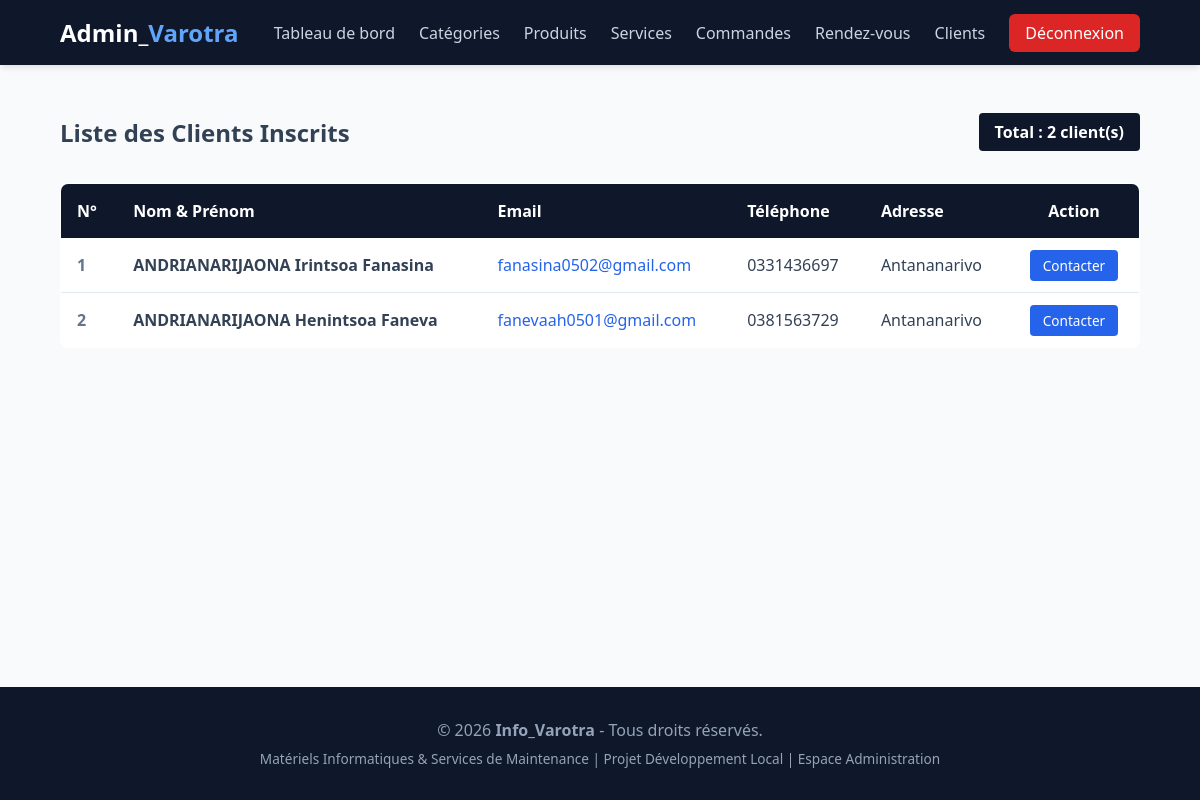
Before: /admin/clients.php (signed in) with the older database file.
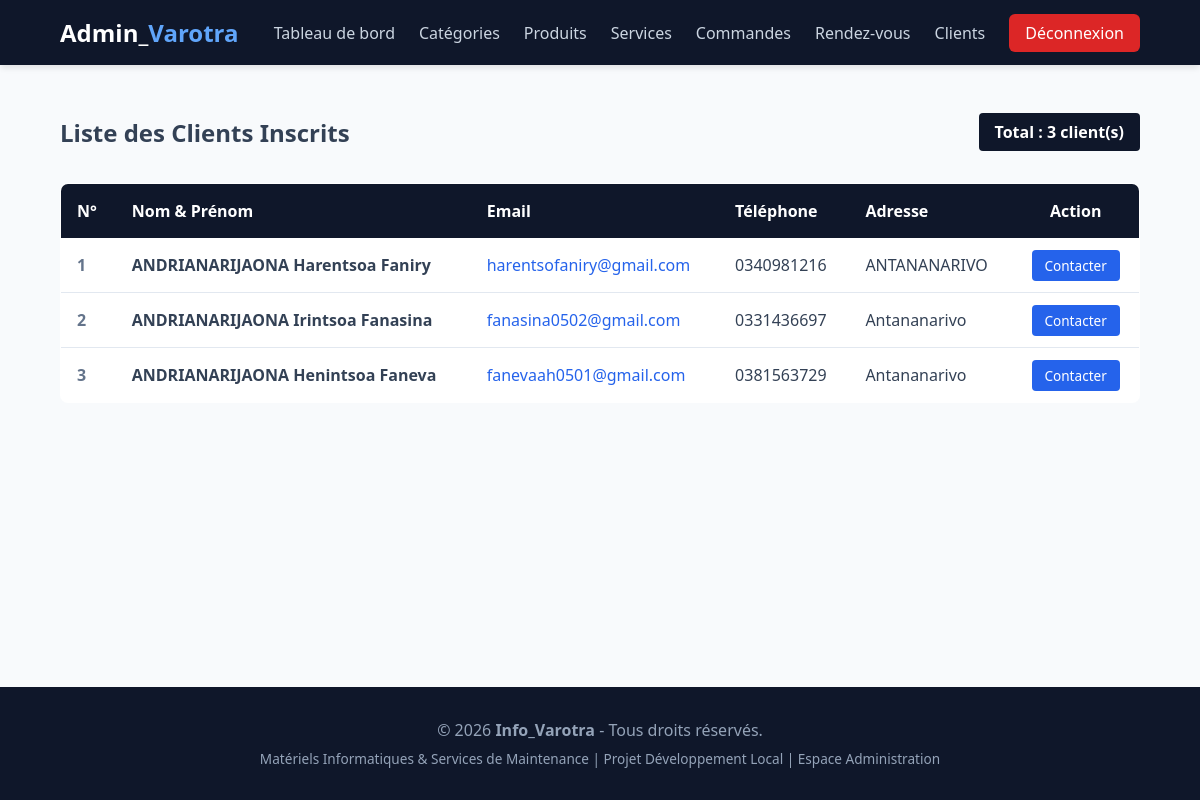
After: the same page with the newer database file.
### tables this page shows
CREATE TABLE `client` (
  `id_client` int NOT NULL,
  `nom` varchar(100) NOT NULL,
  `prenom` varchar(100) NOT NULL,
  `email` varchar(150) NOT NULL,
  `mot_de_passe` varchar(255) NOT NULL,
  `telephone` varchar(20) DEFAULT NULL,
  `adresse` text,
  `date_inscription` datetime DEFAULT CURRENT_TIMESTAMP,
  `actif` tinyint(1) DEFAULT '0',
  `token_verification` varchar(100) DEFAULT NULL
);

### admin/clients.php (the view, shortened to what this page needs)
<?php
require_once '../config/database.php';
$stmt = $pdo->query("SELECT * FROM client ORDER BY id_client DESC");
$clients = $stmt->fetchAll();
require_once __DIR__ . '/includes/header.php';
?>
<!DOCTYPE html>
<html lang="fr">
<head>
    <link rel="stylesheet" href="/Info_Varotra/assets/css/style.css">
</head>
<body>
<main class="container">
    <div style="display: flex; justify-content: space-between; align-items: center; margin-bottom: 2rem;">
        <h2>Liste des Clients Inscrits</h2>
        <span style="background: var(--primary); color: white; padding: 0.5rem 1rem; border-radius: 4px; font-weight: bold;">
            Total : <?= count($clients) ?> client(s)
        </span>
    </div>
    <?php if (empty($clients)): ?>
        <p style="color: #64748b; background: white; padding: 2rem; text-align: center; border-radius: 8px;">Aucun client n'est encore inscrit sur le site.</p>
    <?php else: ?>
        <div style="overflow-x: auto;">
            <table style="width: 100%; border-collapse: collapse; background: white; border-radius: 8px; overflow: hidden; border: 1px solid var(--border-color);">
                <thead>
                    <tr style="background-color: var(--primary); color: white; text-align: left;">
                        <th style="padding: 1rem;">N°</th>
                        <th style="padding: 1rem;">Nom & Prénom</th>
                        <th style="padding: 1rem;">Email</th>
                        <th style="padding: 1rem;">Téléphone</th>
                        <th style="padding: 1rem;">Adresse</th>
                        <th style="padding: 1rem; text-align: center;">Action</th>
                    </tr>
                </thead>
                <tbody>
                    <?php
                    $num = 1;
                    foreach ($clients as $client):
                    ?>
                        <tr style="border-bottom: 1px solid var(--border-color);">
                            <td style="padding: 1rem; font-weight: bold; color: #64748b;"><?= $num++ ?></td>
                            <td style="padding: 1rem; font-weight: bold;">
                                <?= htmlspecialchars($client['nom']) ?> <?= htmlspecialchars($client['prenom']) ?>
                            </td>
                            <td style="padding: 1rem;">
                                <a href="mailto:<?= htmlspecialchars($client['email']) ?>" style="color: #2563eb; text-decoration: none;">
                                    <?= htmlspecialchars($client['email']) ?>
                                </a>
                            </td>
                            <td style="padding: 1rem;"><?= htmlspecialchars($client['telephone']) ?: '<span style="color:#cbd5e1;">Non renseigné</span>' ?></td>
                            <td style="padding: 1rem; max-width: 250px;"><?= htmlspecialchars($client['adresse']) ?: '<span style="color:#cbd5e1;">Non renseignée</span>' ?></td>
                            <td style="padding: 1rem; text-align: center;">
                                <a href="mailto:<?= htmlspecialchars($client['email']) ?>" class="btn-primary" style="padding: 0.4rem 0.8rem; font-size: 0.85rem; border-radius: 4px; text-decoration: none;">
                                    Contacter
                                </a>
                            </td>
                        </tr>
                    <?php endforeach; ?>
                </tbody>
            </table>
        </div>
    <?php endif; ?>
</main>
<?php require_once __DIR__ . '/includes/footer.php';?>

Changed rows visible on the page:
added client: nom "ANDRIANARIJAONA", prenom "Harentsoa Faniry", email "harentsofaniry@gmail.com", telephone "0340981216", adresse "ANTANANARIVO"
Other visible differences:
count($clients): "2" → "3"
